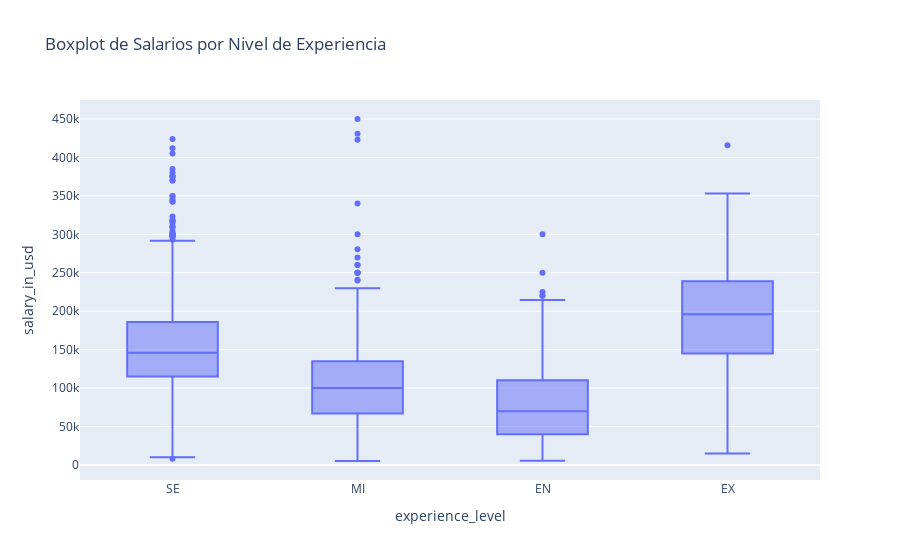

This figure's notebook cell:
### Code cell
# Crear el boxplot
fig = px.box(df, x='experience_level', y='salary_in_usd', title='Boxplot de Salarios por Nivel de Experiencia')
# Mostrar la figura
fig.show()

### Figure 1 — Plotly figure (JSON) as saved in the notebook; plotly's stock layout.template omitted (floating-point values rounded to 4 significant figures; data arrays with more than 128 entries replaced by an {"elided": "..."} marker saying what was removed)
{"data": [{"alignmentgroup": "True", "hovertemplate": "experience_level=%{x}<br>salary_in_usd=%{y}<extra></extra>", "legendgroup": "", "marker": {"color": "#636efa"}, "name": "", "notched": false, "offsetgroup": "", "orientation": "v", "showlegend": false, "type": "box", "x": {"elided": "3755 str values"}, "x0": " ", "xaxis": "x", "y": {"elided": "3755 int values"}, "y0": " ", "yaxis": "y"}], "layout": {"boxmode": "group", "legend": {"tracegroupgap": 0}, "title": {"text": "Boxplot de Salarios por Nivel de Experiencia"}, "xaxis": {"anchor": "y", "domain": [0, 1], "title": {"text": "experience_level"}}, "yaxis": {"anchor": "x", "domain": [0, 1], "title": {"text": "salary_in_usd"}}}}
